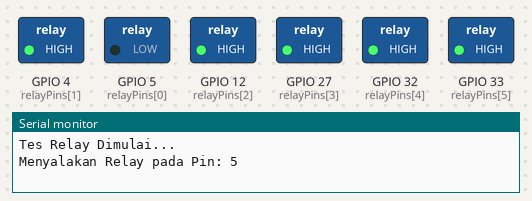
Simulated run of this sketch. Board: ESP32. Shown: switched loads named in the sketch (green lamp = pin HIGH), the last lines printed to the serial monitor.

Above: at 0.1 s.
At 3.1 s:
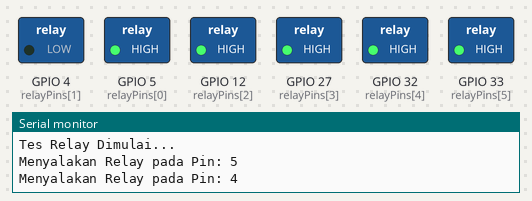
At 9.1 s:
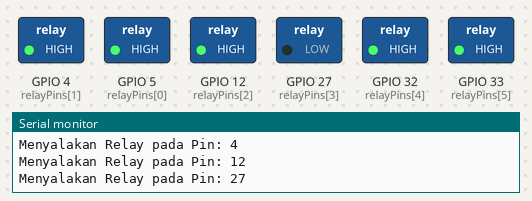
At 15.1 s:
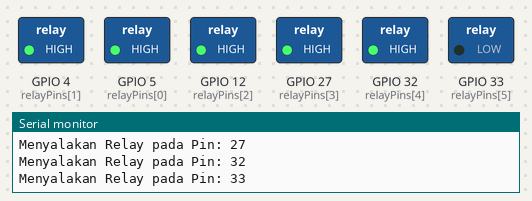
At 27.1 s:
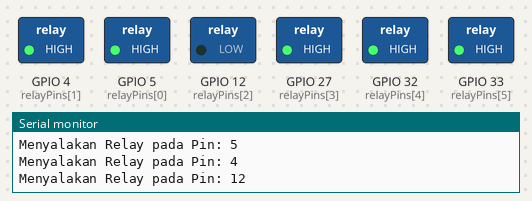
At 38.1 s:
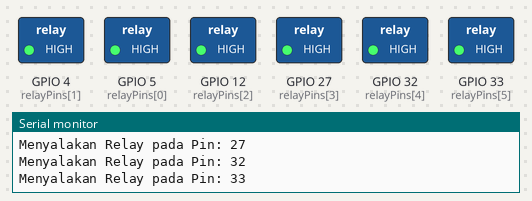
Timing chart, 0 to 39.6 s (numbered marks = the images above):
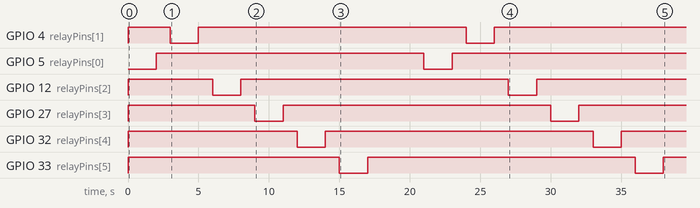

The sketch:

testModul.ino
```cpp
// Daftar pin relay sesuai permintaan Anda
//const int relayPins[] = {4, 12, 17, 27, 32, 33}; // MODUL RELAY
const int relayPins[] = {5, 4 ,12 , 27 , 32 , 33};  // MODUL DIMMER
const int jumlahRelay = 6; // Total ada 6 pin

void setup() {
  // Mengatur semua pin sebagai OUTPUT
  for (int i = 0; i < jumlahRelay; i++) {
    pinMode(relayPins[i], OUTPUT);
    // Pastikan semua relay mati saat pertama kali menyala
    digitalWrite(relayPins[i], HIGH);
  }

  Serial.begin(115200);
  Serial.println("Tes Relay Dimulai...");
}

void loop() {
  // Menyalakan relay satu per satu
  for (int i = 0; i < jumlahRelay; i++) {
    Serial.print("Menyalakan Relay pada Pin: ");
    Serial.println(relayPins[i]);

    digitalWrite(relayPins[i], LOW);  // LOW biasanya menyalakan relay (Active Low)
    delay(2000);                      // Tunggu 2 detik

    digitalWrite(relayPins[i], HIGH); // Matikan kembali
    delay(1000);                      // Tunggu 1 detik sebelum pindah ke relay berikutnya
  }

  Serial.println("Semua relay sudah dites. Mengulang kembali...");
  delay(3000); // Tunggu 3 detik sebelum mengulang tes dari awal
}
```

Measured:
- by itself, GPIO 5 (relayPins[0]): LOW → HIGH at 2.0 s, → LOW 19.0 s later, → HIGH 2.0 s later
- by itself, GPIO 4 (relayPins[1]), GPIO 12 (relayPins[2]), GPIO 27 (relayPins[3]), GPIO 32 (relayPins[4]), GPIO 33 (relayPins[5]): alternates HIGH for 19.0 s and LOW for 2.0 s
